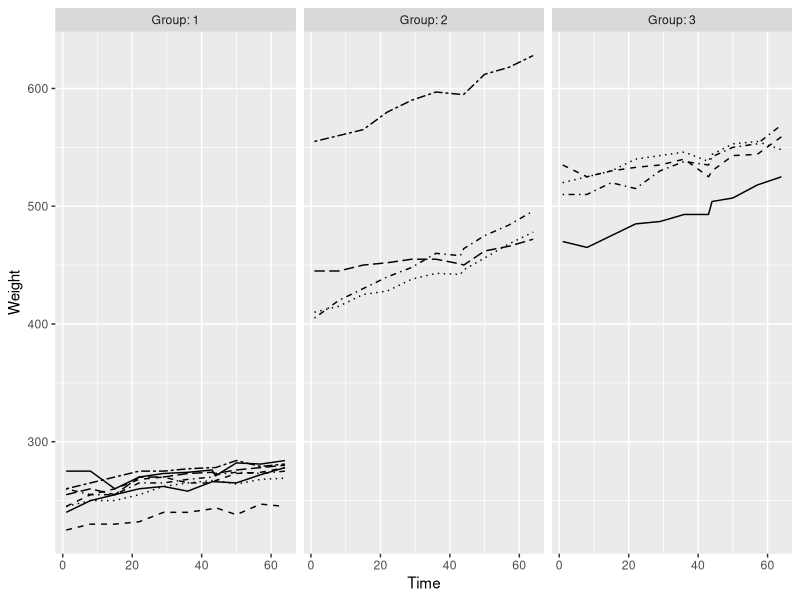
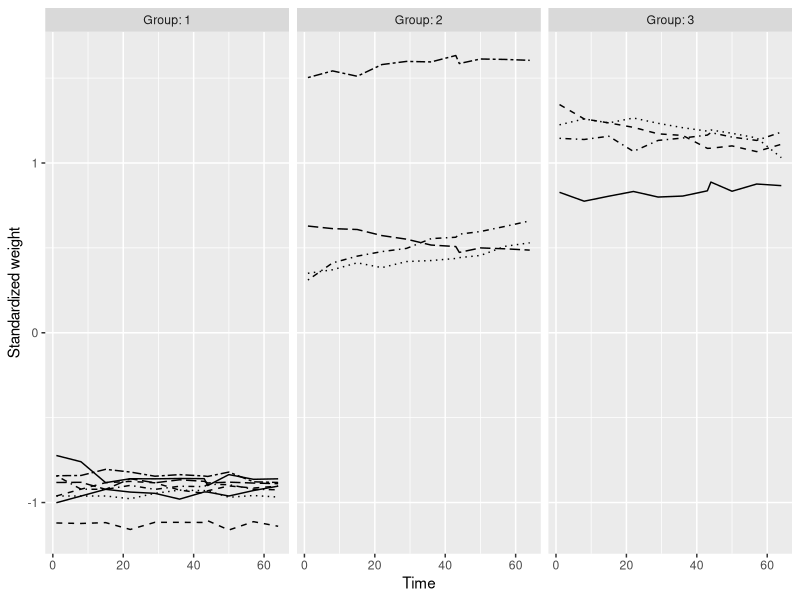
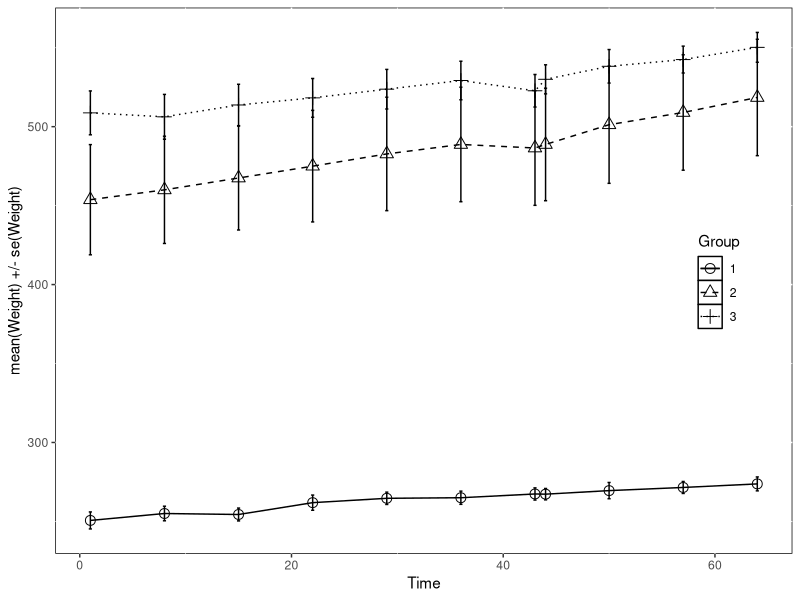
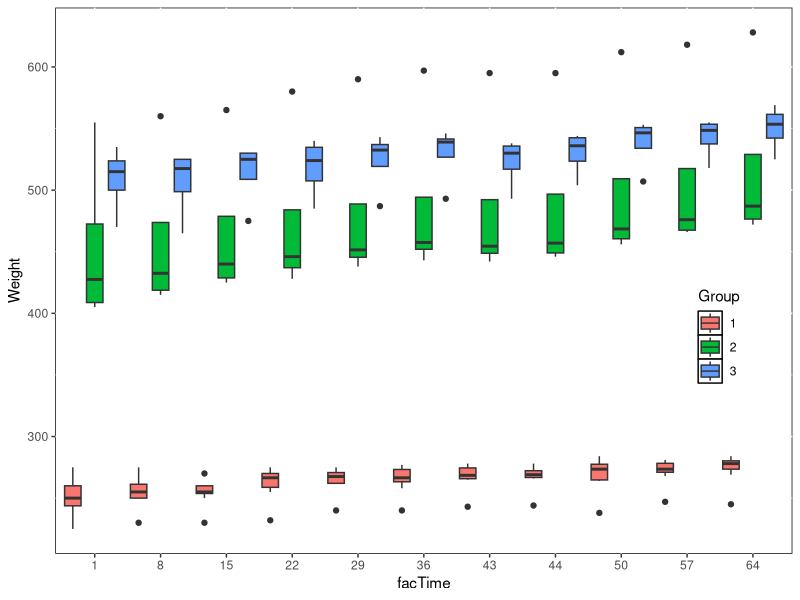
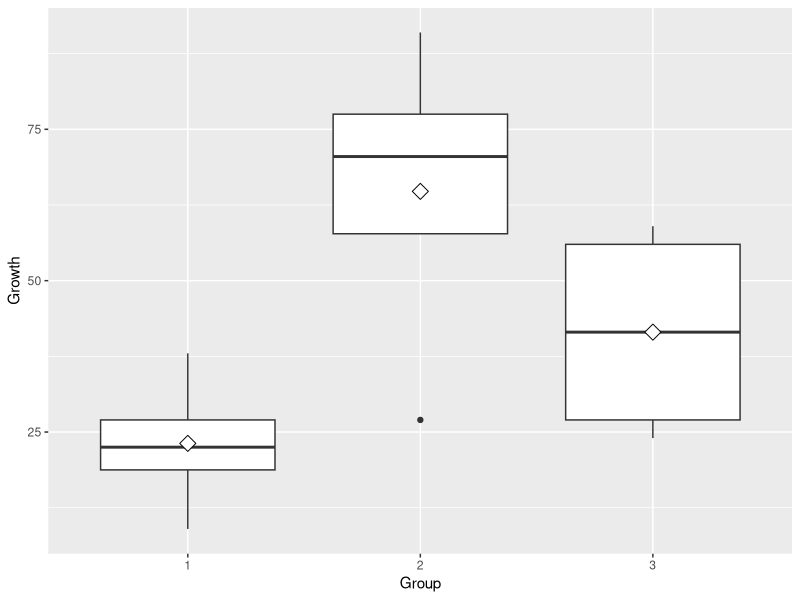
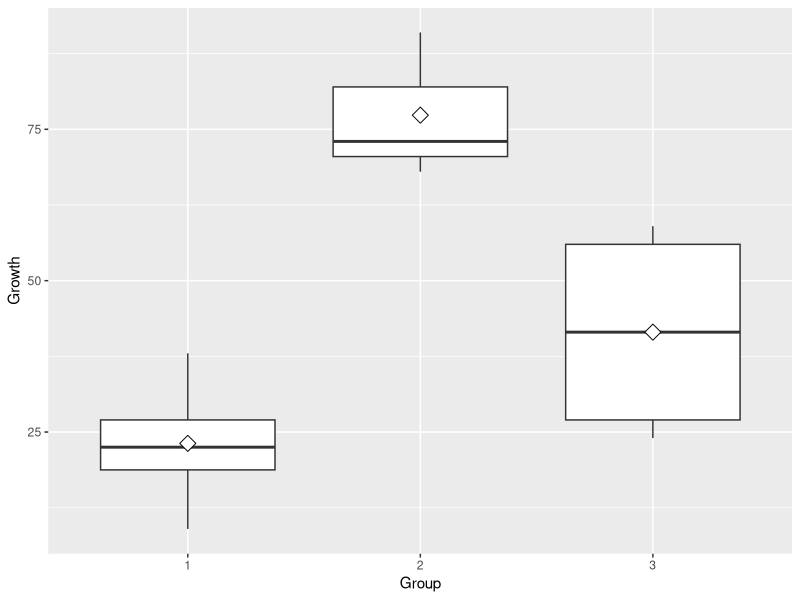
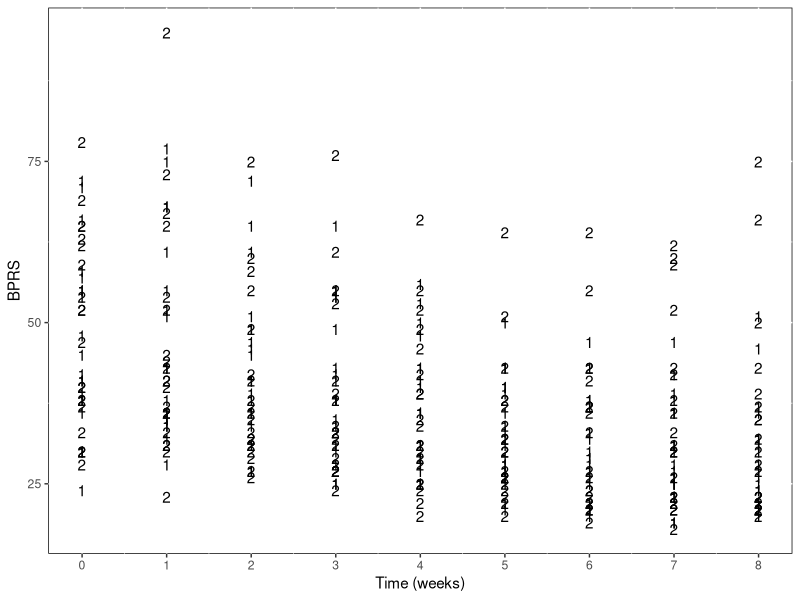
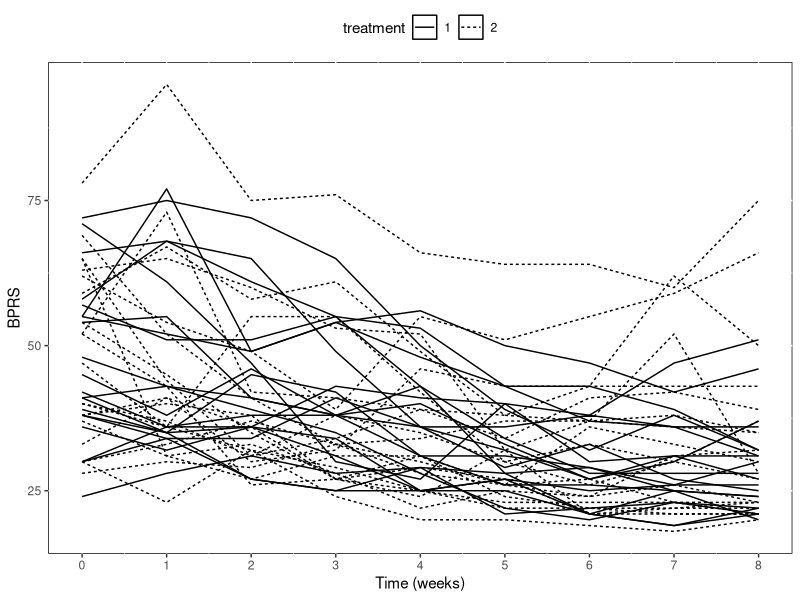

R code for these plots, in order:
## ---- chunk 1
# load in packages for future use, suppress output to keep course diary page tidy
library(readr) # install.packages("readr")
library(dplyr) # install.packages("dplyr")
library(tidyr) # install.packages("tidyr")
library(ggplot2) # install.packages("ggplot2")
library(lme4) # install.packages("lme4")
library(lmerTest) # install.packages("lmerTest")
library(patchwork) # install.packages("patchwork")
## ---- chunk 2
# load in RATS data
RATS <- read.table("data/RATS.csv", sep = ",", header = T)

# take a look at the data
glimpse(RATS)

# factor variables ID and Group
RATS$ID <- factor(RATS$ID)
RATS$Group <- factor(RATS$Group)

# draw plots for the three groups
ggplot(RATS, aes(x = Time, y = Weight, linetype = ID)) +
  geom_line() +
  scale_linetype_manual(values = unique(RATS$ID)) +
  facet_grid(. ~ Group, labeller = label_both) +
  theme(legend.position = "none") + 
  scale_y_continuous(limits = c(min(RATS$Weight), max(RATS$Weight)))
## ---- chunk 3
# standardise the variable Weight
RATS <- RATS %>%
  group_by(Time) %>%
  mutate(stdWeight = as.numeric(scale(Weight))) %>%
  ungroup()

# take a look at the data
glimpse(RATS)

# draw plots again with the standardised Weight
ggplot(RATS, aes(x = Time, y = stdWeight, linetype = ID)) +
  geom_line() +
  scale_linetype_manual(values = unique(RATS$ID)) +
  facet_grid(. ~ Group, labeller = label_both) +
  theme(legend.position = "none") + 
  scale_y_continuous(name = "Standardized weight")
## ---- chunk 4
# calculate summary data for time points by group
RATSS <- RATS %>%
  group_by(Group, Time) %>%
  summarise( mean = mean(Weight), se = sd(Weight)/sqrt(length(unique(ID))) ) %>%
  ungroup()

# take a look at the data
glimpse(RATSS)

# plot the mean profiles
ggplot(RATSS, aes(x = Time, y = mean, linetype = Group, shape = Group)) +
  geom_line() +
  scale_linetype_manual(values = c(1,2,3)) +
  geom_point(size=3) +
  scale_shape_manual(values = c(1,2,3)) +
  geom_errorbar(aes(ymin=mean-se, ymax=mean+se, linetype="1"), width=0.3) +
  theme(legend.position = c(0.9,0.5)) +
  scale_y_continuous(name = "mean(Weight) +/- se(Weight)") +
  theme(panel.background = element_rect(fill = "white", colour = "black"))

# plot the mean profiles with boxplots
RATS$facTime <- factor(RATS$Time)
ggplot(RATS, aes(x = facTime, y = Weight, fill = Group)) +
  geom_boxplot(position=position_dodge(1)) +
  theme(legend.position = c(0.9,0.4)) +
  scale_y_continuous(name = "Weight") +
  theme(panel.background = element_rect(fill = "white", colour = "black"))
## ---- chunk 5
# create a data frame with the difference of weights between last and first measurement
RATSlast <- filter(RATS, Time == max(Time)) %>%
  transmute(lastWeight = Weight)
RATSdiff <- filter(RATS, Time == min(Time)) %>%
  transmute(ID = ID, Group = Group, firstWeight = Weight, lastWeight = RATSlast$lastWeight, weightDiff = lastWeight - firstWeight)

# draw boxplots of weight difference ("Growth") for the three groups
ggplot(RATSdiff, aes(x = Group, y = weightDiff)) +
  geom_boxplot() +
  stat_summary(fun = "mean", geom = "point", shape=23, size=4, fill = "white") +
  scale_y_continuous(name = "Growth")

# indicator for outlier
RATSdiff$outlier <- RATSdiff$Group == 2 & RATSdiff$weightDiff < 40

# create new data excluding outlier
RATSdiff2 <- RATSdiff %>% filter(RATSdiff$outlier != TRUE)

# draw new boxplots
ggplot(RATSdiff2, aes(x = Group, y = weightDiff)) +
  geom_boxplot() +
  stat_summary(fun = "mean", geom = "point", shape=23, size=4, fill = "white") +
  scale_y_continuous(name = "Growth")
## ---- chunk 6
# two-sample t-test between groups 1 and 2
t.test(weightDiff ~ Group, data = filter(RATSdiff2, Group != 3), var.equal = TRUE)

# two-sample t-test between groups 1 and 3
t.test(weightDiff ~ Group, data = filter(RATSdiff2, Group != 2), var.equal = TRUE)

# two-sample t-test between groups 2 and 3
t.test(weightDiff ~ Group, data = filter(RATSdiff2, Group != 1), var.equal = TRUE)

# fit linear model 
fit <- lm(weightDiff ~ firstWeight + Group, data = RATSdiff2)

# compute anova
anova(fit)
## ---- chunk 7
# load BPRS data
BPRS <- read.table("data/BPRS.csv", sep = ",", header = T)

# take a look at the data
glimpse(BPRS)

# adjust subject numbers so that they are unique
BPRS$subject[BPRS$treatment == 2] <- BPRS$subject[BPRS$treatment == 2] + 20

# treatment and subject as factors
BPRS$treatment <- factor(BPRS$treatment)
BPRS$subject <- factor(BPRS$subject)

# plot all bprs scores with treatment number
ggplot(BPRS, aes(x = week, y = bprs)) +
  geom_text(aes(label = treatment)) +
  scale_x_continuous(name = "Time (weeks)", breaks = seq(0, 8, 1)) +
  scale_y_continuous(name = "BPRS") +
  theme(legend.position = "top") +
  theme(panel.background = element_rect(fill = "white", colour = "black"))

# plot all subjects with line style by treatment
ggplot(BPRS, aes(x = week, y = bprs, group = subject)) +
  geom_line(aes(linetype = treatment)) +
  scale_x_continuous(name = "Time (weeks)", breaks = seq(0, 8, 1)) +
  scale_y_continuous(name = "BPRS") +
  theme(legend.position = "top") +
  theme(panel.background = element_rect(fill = "white", colour = "black"))

# create new data frame to plot pairs() of bprs by week
week0 <- BPRS$bprs[BPRS$week == 0]
week1 <- BPRS$bprs[BPRS$week == 1]
week2 <- BPRS$bprs[BPRS$week == 2]
week3 <- BPRS$bprs[BPRS$week == 3]
week4 <- BPRS$bprs[BPRS$week == 4]
week5 <- BPRS$bprs[BPRS$week == 5]
week6 <- BPRS$bprs[BPRS$week == 6]
week7 <- BPRS$bprs[BPRS$week == 7]
week8 <- BPRS$bprs[BPRS$week == 8]
BPRSweeks <- data.frame(week0, week1, week2, week3, week4, week5, week6, week7, week8)

# scatterplot matrix of bprs
pairs(BPRSweeks)
## ---- chunk 8
# linear regression model ignoring repeated-measures structure
BPRSreg1 <- lm(bprs ~ week + treatment, data = BPRS)

# print out a summary of the model
summary(BPRSreg1)

# random intercept model
BPRSreg2 <- lmer(bprs ~ week + treatment + (1 | subject), data = BPRS, REML = FALSE)

# Print the summary of the model
summary(BPRSreg2)

# random intercept and random slope model
BPRSreg3 <- lmer(bprs ~ week + treatment + (week | subject), data = BPRS, REML = FALSE)

# print a summary of the model
summary(BPRSreg3)

# perform an ANOVA test on the two models
anova(BPRSreg2, BPRSreg3)

# random intercept and random slope model with interaction
BPRSreg4 <- lmer(bprs ~ week * treatment + (week | subject), data = BPRS, REML = FALSE)

# print a summary of the model
summary(BPRSreg4)

# perform an ANOVA test on the two models
anova(BPRSreg3, BPRSreg4)
## ---- chunk 9
# create vector with fitted values
Fitted <- as.numeric(fitted(BPRSreg3))

# new column with fitted values
BPRS <- BPRS %>% mutate( fitted = Fitted )

# plot of observed values
p1 <- ggplot(BPRS, aes(x = week, y = bprs, group = subject)) +
  geom_line(aes(linetype = treatment)) +
  scale_x_continuous(name = "Time (weeks)", breaks = seq(0, 8, 1)) +
  scale_y_continuous(name = "BPRS", limits = c(15, 85)) +
  theme(legend.position = "none") +
  theme(panel.background = element_rect(fill = "white", colour = "black")) +
  labs(title = "Observed")

# plot of fitted values
p2 <- ggplot(BPRS, aes(x = week, y = fitted, group = subject)) +
  geom_line(aes(linetype = treatment)) +
  scale_x_continuous(name = "Time (weeks)", breaks = seq(0, 8, 1)) +
  scale_y_continuous(name = "BPRS", limits = c(15, 85)) +
  theme(legend.position = "right") +
  theme(panel.background = element_rect(fill = "white", colour = "black")) +
  labs(title = "Fitted")

p1 + p2
## ---- chunk 10
# adding a little timestamp at the end
library(tidyverse)
library(lubridate)
## ---- chunk 11
#date()
Sys.time() %>% format("Last updated %a %b %d %H:%M:%S %Y")
